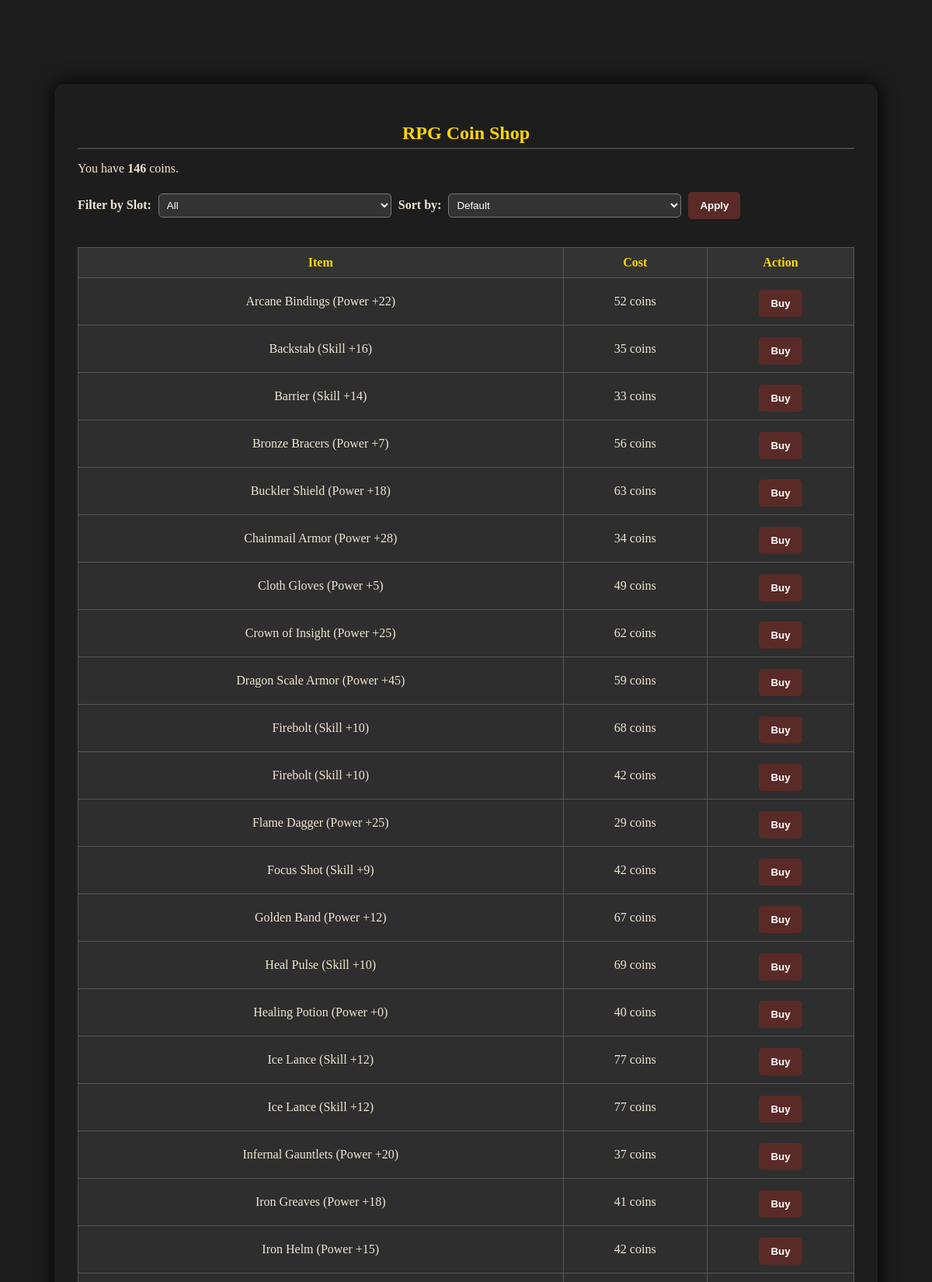
Page /shop.php (signed in, upper part) on the committed database.
### tables this page shows
CREATE TABLE `characters` (
  `char_id` int(11) NOT NULL,
  `user_id` int(11) DEFAULT NULL,
  `name` varchar(50) DEFAULT NULL,
  `level` int(11) DEFAULT 1,
  `xp` int(11) DEFAULT 0,
  `power` int(11) DEFAULT 0,
  `coins` int(11) DEFAULT 100,
  `rank` enum('F','E','D','C','B','A','S','SS','SSS') DEFAULT 'F'
);

CREATE TABLE `shop` (
  `shop_id` int(11) NOT NULL,
  `item_or_skill` enum('Item','Skill') DEFAULT NULL,
  `item_id` int(11) DEFAULT NULL,
  `cost` int(11) DEFAULT NULL,
  `type` enum('item','skill') DEFAULT 'item',
  `skill_id` int(11) DEFAULT NULL,
  `display_name` varchar(100) DEFAULT NULL,
  `slot` enum('MainHand','OffHand','Head','Torso','Legs','Arms','Hands','Feet','Finger1','Finger2','None') DEFAULT 'None',
  `power_value` int(11) DEFAULT 0
);

### shop.php (the view, shortened to what this page needs)
<?php
include 'db.php';
$user_id = $_SESSION['user_id'];
$user_query = mysqli_query($conn, "SELECT role FROM Users WHERE user_id = $user_id");
$role = mysqli_fetch_assoc($user_query)['role'];
$char_query = mysqli_query($conn, "SELECT char_id, coins FROM Characters WHERE user_id = $user_id LIMIT 1");
if ($char = mysqli_fetch_assoc($char_query)) {
    $coins = $char['coins'];
} else {
    echo "<p style='color:red;'>No character found for this user. Please create a character first.</p>";
    exit();
}
?>
<!DOCTYPE html>
<html>
<head>
    <link rel="stylesheet" type="text/css" href="style.css">
</head>
<body>
<div class="shop-wrapper">
<?php if ($role === 'GuildMaster'): ?>
<h2>Gift Items to Players</h2>
<?php if (isset($message)) echo "<p style='color:green;'>$message</p>"; ?>
<form method="post">
    <label>Choose Player:</label><br>
    <select name="player_id" required>
        <option value="">--Select Player--</option>
        <?php
        $players = mysqli_query($conn, "SELECT user_id, username FROM Users WHERE role = 'Player'");
        while ($p = mysqli_fetch_assoc($players)) {
            echo "<option value='{$p['user_id']}'>{$p['username']}</option>";
        }
        ?>
    </select><br><br>
    <label>Search Items:</label><br>
    <input type="text" id="searchInput" onkeyup="filterTable()" placeholder="Search for items..."><br><br>
    <table border="1" id="itemTable">
        <tr>
            <th>Item</th>
            <th>Action</th>
        </tr>
        <?php
        $shop_items = mysqli_query($conn,
        "SELECT S.shop_id, S.type,
                    COALESCE(I.name, SK.name) AS display_name
                FROM Shop S
                LEFT JOIN Items I ON S.item_id = I.item_id
                LEFT JOIN Skills SK ON S.skill_id = SK.skill_id
                ORDER BY display_name");
        while ($row = mysqli_fetch_assoc($shop_items)) {
            echo "<tr>";
            echo "<td>{$row['display_name']} (" . ucfirst($row['type']) . ")</td>";
            echo "<td>
                    <button type='submit' name='gift_shop_id' value='{$row['shop_id']}'>Gift</button>
                </td>";
            echo "</tr>";
        }
        ?>
    </table>
</form>
<script>
function filterTable() {
    const input = document.getElementById("searchInput").value.toLowerCase();
    const table = document.getElementById("itemTable");
    const rows = table.getElementsByTagName("tr");
    for (let i = 1; i < rows.length; i++) {
        let itemName = rows[i].getElementsByTagName("td")[0].textContent.toLowerCase();
        rows[i].style.display = itemName.includes(input) ? "" : "none";
    }
}
</script>
<?php else: ?>
    <h2> RPG Coin Shop</h2>
    <p>You have <strong><?php echo $coins; ?></strong> coins.</p>
    <form method="get">
    <label>Filter by Slot:</label>
    <select name="slot">
        <option value="">All</option>
    </select>
    <label>Sort by:</label>
    <select name="sort">
        <option value="">Default</option>
    </select>
    <button type="submit">Apply</button>
    </form>
    <br>
    <table border="1">
        <tr>
            <th>Item</th>
            <th>Cost</th>
            <th>Action</th>
        </tr>
        <?php
        $where = "1";
        $order = "display_name ASC";
        $shop_items = mysqli_query($conn,
            "SELECT * FROM Shop WHERE $where ORDER BY $order");
        while ($row = mysqli_fetch_assoc($shop_items)) {
            echo "<tr>";
            $name = ($row['type'] === 'skill' ? "{$row['display_name']} (Skill +{$row['power_value']})"
                                  : "{$row['display_name']} (Power +{$row['power_value']})");
            echo "<td>$name</td>";
            echo "<td>{$row['cost']} coins</td>";
            echo "<td>
                    <form method='post'>
                        <input type='hidden' name='shop_id' value='{$row['shop_id']}'>
                        <button type='submit' name='buy'>Buy</button>
                    </form>
                  </td>";
            echo "</tr>";
        }
        ?>
    </table>
<?php endif; ?>
</body>
</html>

### style.css (style rules this page uses)
body { background-color: #1c1c1c; color: #f0e6d2; font-family: 'Georgia', serif; padding: 20px; }
h2, h3 { color: #ffd700; border-bottom: 2px solid #444; padding-bottom: 5px; margin-bottom: 15px; }
table { border-collapse: collapse; width: 100%; margin-top: 15px; background-color: #2e2e2e; }
table, th, td { border: 1px solid #555; }
th { background-color: #444; color: #ffd700; padding: 10px; text-align: left; }
td { padding: 10px; }
input[type="text"], input[type="password"], select { padding: 8px; background-color: #333; color: #ffd700; border: 1px solid #777; margin-top: 5px; width: 100%; max-width: 300px; }
button { background-color: #5a2a27; color: #fff; border: none; padding: 10px 15px; margin-top: 10px; cursor: pointer; font-weight: bold; border-radius: 5px; }

### shop.php (style rules this page uses)
.shop-wrapper { max-width: 1000px; margin: 80px auto; background-color: rgba(30, 30, 30, 0.95); padding: 30px; border-radius: 14px; box-shadow: 0 0 25px #000; color: #f0e6d2; }
h2, h3 { color: #ffd700; text-align: center; }
label { font-weight: bold; display: inline-block; margin: 10px 0 5px; }
table { width: 100%; border-collapse: collapse; margin-top: 15px; }
th, td { padding: 10px; text-align: center; border: 1px solid #555; }
th { background-color: #333; color: #ffd700; }
input[type="text"], select { padding: 6px; margin: 5px; background-color: #333; color: #fff; border: 1px solid #777; border-radius: 5px; }
button { margin-top: 5px; }

### rows in the picture
characters: coins "146"
shop: name "Arcane Bindings (Power +22)", cost "52"
shop: name "Backstab (Skill +16)", cost "35"
shop: name "Barrier (Skill +14)", cost "33"
shop: name "Bronze Bracers (Power +7)", cost "56"
shop: name "Buckler Shield (Power +18)", cost "63"
shop: name "Chainmail Armor (Power +28)", cost "34"
shop: name "Cloth Gloves (Power +5)", cost "49"
shop: name "Crown of Insight (Power +25)", cost "62"
shop: name "Dragon Scale Armor (Power +45)", cost "59"
shop: name "Firebolt (Skill +10)", cost "68"
shop: name "Firebolt (Skill +10)", cost "42"
shop: name "Flame Dagger (Power +25)", cost "29"
shop: name "Focus Shot (Skill +9)", cost "42"
shop: name "Golden Band (Power +12)", cost "67"
shop: name "Heal Pulse (Skill +10)", cost "69"
shop: name "Healing Potion (Power +0)", cost "40"
shop: name "Ice Lance (Skill +12)", cost "77"
shop: name "Ice Lance (Skill +12)", cost "77"
shop: name "Infernal Gauntlets (Power +20)", cost "37"
shop: name "Iron Greaves (Power +18)", cost "41"
shop: name "Iron Helm (Power +15)", cost "42"
